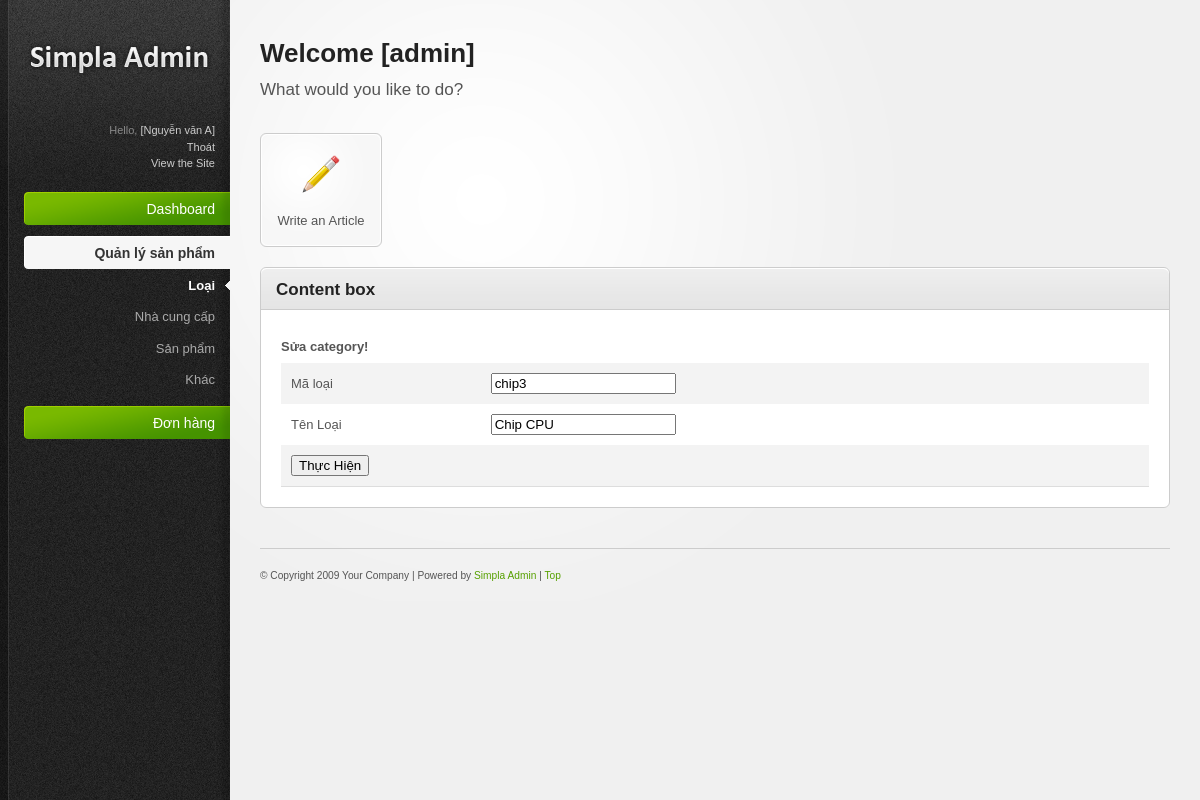
/admins/index.php?mod=book&group=cat&ac=edit&id=chip3 (signed in), run on an earlier commit of the app's database.
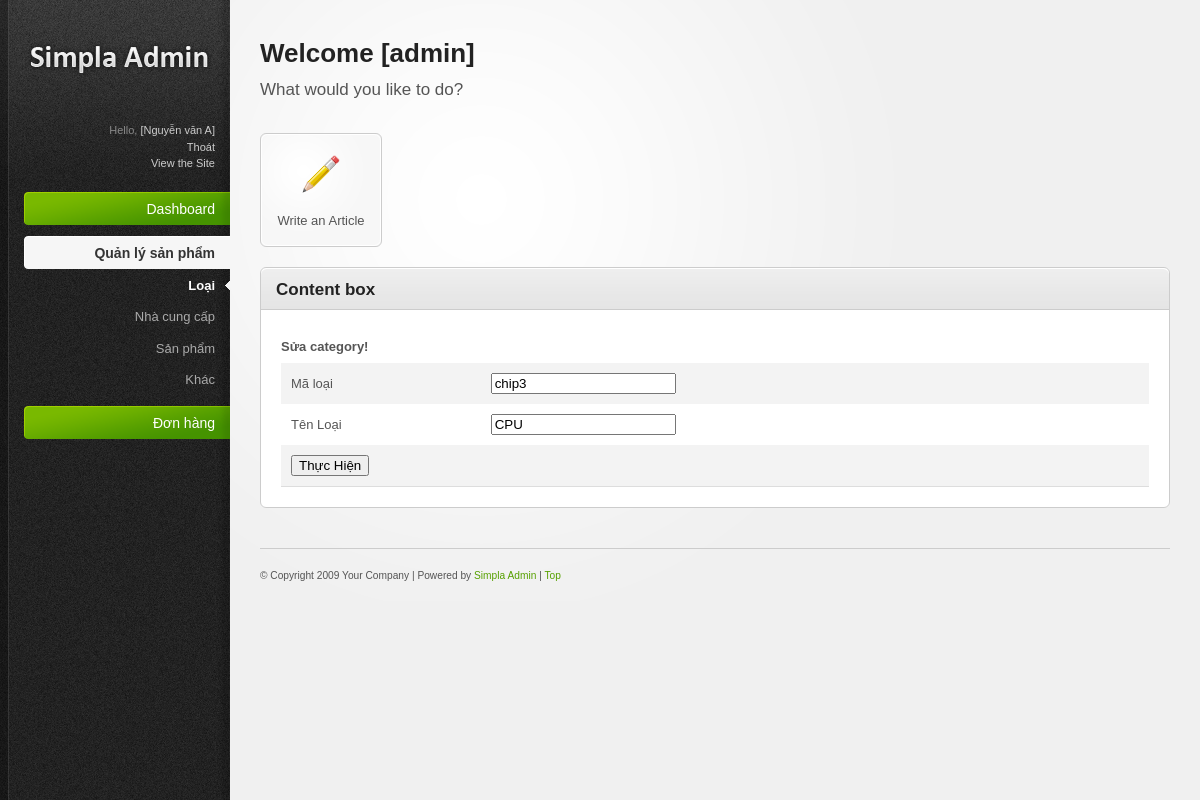
And on a later commit of the database.
### tables this page shows
CREATE TABLE `loai` (
  `maloai` varchar(5) NOT NULL,
  `tenloai` varchar(50) NOT NULL
);

### classes/Db.class.php (called while the page is built, shortened)
<?php
class Db{
		private $dbh= null;
		public function __construct()
		{
			$driver="mysql:host=". HOST."; dbname=". DB_NAME;
			try
			{
				$this->dbh = new PDO($driver, DB_USER, DB_PASS);
				$this->dbh->query("set names 'utf8' ");
			}
			catch(PDOException $e)
			{
				echo "Err:". $e->getMessage();	exit();
			}
		}
		private function query($sql, $arr = array(), $mode = PDO::FETCH_ASSOC)
		{
			$stm = $this->dbh->prepare($sql);
			if (!$stm->execute( $arr))
				{
					echo "Sql lỗi.";
				}
			return $stm->fetchAll($mode);
		}
		public function exeQuery($sql,  $arr = array(), $mode = PDO::FETCH_ASSOC)
		{
			return $this->query($sql, $arr, $mode);
		}
	}
?>

### classes/Utils.class.php (called while the page is built, shortened)
<?php
class Utils
{
	static function getIndex($index, $val=null)
	{
		if (isset($_GET[$index]))
			return $_GET[$index];
		else return $val;
	}
}
?>

### classes/Category.class.php (called while the page is built, shortened)
<?php
class Category extends Db{
	public function getById($cat_id)
	{
		$sql="select loai.*
			from loai
			where  loai.maloai=:cat_id ";
		$arr = array(":cat_id"=>$cat_id);
		$data = $this->exeQuery($sql, $arr);
		if (Count($data)>0) return $data[0];
		else return array();
	}
}
?>

### admins/module/book/catedit.php (the view, shortened to what this page needs)
<?php
$id = Utils::getIndex("id");
$r = $category->getById($id);
$ac2= "saveEdit";
$info ="Sửa category!";
?>
<form action="index.php?mod=book&group=cat&ac=<?php echo $ac2;?>" method="post">
<fieldset>
<legend><?php echo $info;?></legend>
<table width="50%" border="1" cellspacing="3">
  <tr>
    <td width="23%">Mã loại</td>
    <td width="77%"><input type="text" name="maloai" value="<?php echo $r["maloai"];?>"></td>
  </tr>
  <tr>
    <td>Tên Loại</td>
    <td><input type="text" name="tenloai" value="<?php echo $r["tenloai"];?>"></td>
  </tr>
  <tr>
    <td colspan="2">
    <input type="submit" value="Thực Hiện">
	?></td>
    </tr>
</table>
</fieldset>
</form>

What changed in the data, as far as the page shows it:
changed loai "chip3": tenloai "Chip CPU" → "CPU"
